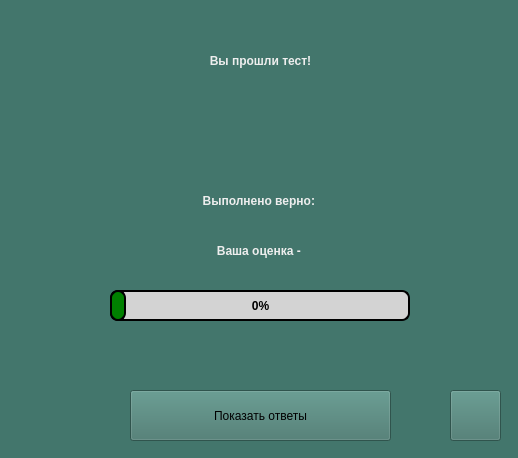
<?xml version="1.0" encoding="UTF-8"?>
<ui version="4.0">
 <class>Form</class>
 <widget class="QWidget" name="Form">
  <property name="geometry">
   <rect>
    <x>0</x>
    <y>0</y>
    <width>518</width>
    <height>458</height>
   </rect>
  </property>
  <property name="minimumSize">
   <size>
    <width>518</width>
    <height>458</height>
   </size>
  </property>
  <property name="maximumSize">
   <size>
    <width>518</width>
    <height>458</height>
   </size>
  </property>
  <property name="windowTitle">
   <string>Form</string>
  </property>
  <property name="styleSheet">
   <string notr="true">background-color: #43766C</string>
  </property>
  <widget class="QLabel" name="label">
   <property name="geometry">
    <rect>
     <x>110</x>
     <y>290</y>
     <width>300</width>
     <height>31</height>
    </rect>
   </property>
   <property name="styleSheet">
    <string notr="true">background-color: #D3D3D3;
font: 13pt &quot;MS Sans Serif&quot;;
color: #808080;
font-weight: 600;
border-radius: 8px;
border: 2px solid #000000;
margin-top: 0px;
outline: 0px;</string>
   </property>
   <property name="text">
    <string/>
   </property>
  </widget>
  <widget class="QLabel" name="scale">
   <property name="geometry">
    <rect>
     <x>110</x>
     <y>290</y>
     <width>16</width>
     <height>31</height>
    </rect>
   </property>
   <property name="styleSheet">
    <string notr="true">background-color: #008000;
font: 13pt &quot;MS Sans Serif&quot;;
color: #808080;
font-weight: 600;
border-radius: 8px;
border: 2px solid #000000;
margin-top: 0px;
outline: 0px;</string>
   </property>
   <property name="text">
    <string/>
   </property>
  </widget>
  <widget class="QLabel" name="percent">
   <property name="geometry">
    <rect>
     <x>190</x>
     <y>280</y>
     <width>141</width>
     <height>51</height>
    </rect>
   </property>
   <property name="styleSheet">
    <string notr="true">background-color: rgb 0, 0, 0;
font: 16pt &quot;MS Sans Serif&quot;;
color: #000000;
font-weight: 600;
padding: 5px 15px;
margin-top: 0px;
outline: 0px;</string>
   </property>
   <property name="text">
    <string>0%</string>
   </property>
   <property name="alignment">
    <set>Qt::AlignCenter</set>
   </property>
  </widget>
  <widget class="QLabel" name="rightLabel">
   <property name="geometry">
    <rect>
     <x>10</x>
     <y>180</y>
     <width>501</width>
     <height>41</height>
    </rect>
   </property>
   <property name="styleSheet">
    <string notr="true">background-color: rgb 0, 0, 0;
font: 13pt &quot;MS Sans Serif&quot;;
color: #EEEEEE;
font-weight: 600;
padding: 5px 15px;
margin-top: 0px;
outline: 0px;</string>
   </property>
   <property name="text">
    <string>Выполнено верно: </string>
   </property>
   <property name="alignment">
    <set>Qt::AlignCenter</set>
   </property>
  </widget>
  <widget class="QLabel" name="gradeLabel">
   <property name="geometry">
    <rect>
     <x>10</x>
     <y>230</y>
     <width>501</width>
     <height>41</height>
    </rect>
   </property>
   <property name="styleSheet">
    <string notr="true">background-color: rgb 0, 0, 0;
font: 13pt &quot;MS Sans Serif&quot;;
color: #EEEEEE;
font-weight: 600;
padding: 5px 15px;
margin-top: 0px;
outline: 0px;</string>
   </property>
   <property name="text">
    <string>Ваша оценка - </string>
   </property>
   <property name="alignment">
    <set>Qt::AlignCenter</set>
   </property>
  </widget>
  <widget class="QLabel" name="label_4">
   <property name="geometry">
    <rect>
     <x>10</x>
     <y>20</y>
     <width>501</width>
     <height>81</height>
    </rect>
   </property>
   <property name="styleSheet">
    <string notr="true">background-color: rgb 0, 0, 0;
font: 18pt &quot;MS Sans Serif&quot;;
color: #EEEEEE;
font-weight: 600;
padding: 5px 15px;
margin-top: 0px;
outline: 0px;</string>
   </property>
   <property name="text">
    <string>Вы прошли тест!</string>
   </property>
   <property name="alignment">
    <set>Qt::AlignCenter</set>
   </property>
  </widget>
  <widget class="QPushButton" name="continueBtn">
   <property name="geometry">
    <rect>
     <x>450</x>
     <y>390</y>
     <width>51</width>
     <height>51</height>
    </rect>
   </property>
   <property name="styleSheet">
    <string notr="true">background-color: #F8FAE5;
font: 13pt &quot;MS Sans Serif&quot;;
color: #B19470;
font-weight: 600;
border-radius: 8px;
border: 2px solid #000000;
padding: 5px 15px;
margin-top: 0px;
outline: 0px;
hover: { background-color: red };
pressed: { background-color: rgb(0, 255, 0)}</string>
   </property>
   <property name="text">
    <string/>
   </property>
   <property name="icon">
    <iconset>
     <normaloff>../pictures/icon8.png</normaloff>../pictures/icon8.png</iconset>
   </property>
   <property name="iconSize">
    <size>
     <width>40</width>
     <height>40</height>
    </size>
   </property>
  </widget>
  <widget class="QPushButton" name="pushButton">
   <property name="geometry">
    <rect>
     <x>130</x>
     <y>390</y>
     <width>261</width>
     <height>51</height>
    </rect>
   </property>
   <property name="styleSheet">
    <string notr="true">background-color: #F8FAE5;
font: 13pt &quot;MS Sans Serif&quot;;
color: #B19470;
font-weight: 600;
border-radius: 8px;
border: 2px solid #000000;
padding: 5px 15px;
margin-top: 0px;
outline: 0px;
hover: { background-color: red };
pressed: { background-color: rgb(0, 255, 0)}</string>
   </property>
   <property name="text">
    <string>Показать ответы</string>
   </property>
  </widget>
 </widget>
 <resources/>
 <connections/>
</ui>
